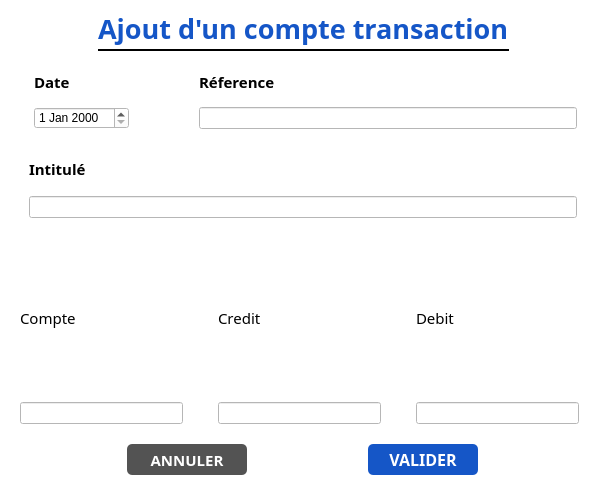
<?xml version="1.0" encoding="UTF-8"?>
<ui version="4.0">
 <class>AjouterTransactionModal</class>
 <widget class="QMainWindow" name="AjouterTransactionModal">
  <property name="geometry">
   <rect>
    <x>0</x>
    <y>0</y>
    <width>606</width>
    <height>500</height>
   </rect>
  </property>
  <property name="sizePolicy">
   <sizepolicy hsizetype="Fixed" vsizetype="Fixed">
    <horstretch>0</horstretch>
    <verstretch>0</verstretch>
   </sizepolicy>
  </property>
  <property name="minimumSize">
   <size>
    <width>600</width>
    <height>416</height>
   </size>
  </property>
  <property name="windowTitle">
   <string>Treasurer - Ajout d'un compte</string>
  </property>
  <widget class="QWidget" name="centralwidget">
   <property name="minimumSize">
    <size>
     <width>0</width>
     <height>0</height>
    </size>
   </property>
   <property name="styleSheet">
    <string notr="true">background: #ffffff;</string>
   </property>
   <layout class="QGridLayout" name="gridLayout">
    <property name="bottomMargin">
     <number>25</number>
    </property>
    <item row="1" column="0">
     <layout class="QHBoxLayout" name="horizontalLayout_2">
      <property name="spacing">
       <number>30</number>
      </property>
      <item>
       <layout class="QVBoxLayout" name="verticalLayout_3">
        <property name="spacing">
         <number>0</number>
        </property>
        <property name="leftMargin">
         <number>25</number>
        </property>
        <property name="rightMargin">
         <number>20</number>
        </property>
        <property name="bottomMargin">
         <number>9</number>
        </property>
        <item>
         <widget class="QLabel" name="label_3">
          <property name="sizePolicy">
           <sizepolicy hsizetype="Preferred" vsizetype="Preferred">
            <horstretch>0</horstretch>
            <verstretch>0</verstretch>
           </sizepolicy>
          </property>
          <property name="minimumSize">
           <size>
            <width>0</width>
            <height>30</height>
           </size>
          </property>
          <property name="maximumSize">
           <size>
            <width>16777215</width>
            <height>50</height>
           </size>
          </property>
          <property name="font">
           <font>
            <family>Raleway</family>
            <pointsize>11</pointsize>
            <weight>75</weight>
            <bold>true</bold>
           </font>
          </property>
          <property name="text">
           <string>Date</string>
          </property>
         </widget>
        </item>
        <item>
         <widget class="QDateEdit" name="date"/>
        </item>
       </layout>
      </item>
      <item>
       <layout class="QVBoxLayout" name="verticalLayout_6">
        <property name="spacing">
         <number>0</number>
        </property>
        <property name="leftMargin">
         <number>20</number>
        </property>
        <property name="rightMargin">
         <number>20</number>
        </property>
        <property name="bottomMargin">
         <number>9</number>
        </property>
        <item>
         <widget class="QLabel" name="label_6">
          <property name="minimumSize">
           <size>
            <width>0</width>
            <height>50</height>
           </size>
          </property>
          <property name="maximumSize">
           <size>
            <width>16777215</width>
            <height>50</height>
           </size>
          </property>
          <property name="font">
           <font>
            <family>Raleway</family>
            <pointsize>11</pointsize>
            <weight>75</weight>
            <bold>true</bold>
           </font>
          </property>
          <property name="text">
           <string>Réference</string>
          </property>
         </widget>
        </item>
        <item>
         <widget class="QLineEdit" name="reference"/>
        </item>
       </layout>
      </item>
     </layout>
    </item>
    <item row="3" column="0">
     <layout class="QHBoxLayout" name="horizontalLayout_3">
      <property name="rightMargin">
       <number>0</number>
      </property>
      <item>
       <layout class="QVBoxLayout" name="verticalLayout_2">
        <property name="spacing">
         <number>0</number>
        </property>
        <property name="leftMargin">
         <number>11</number>
        </property>
        <property name="topMargin">
         <number>0</number>
        </property>
        <property name="rightMargin">
         <number>18</number>
        </property>
        <property name="bottomMargin">
         <number>14</number>
        </property>
        <item>
         <widget class="QLabel" name="label">
          <property name="font">
           <font>
            <family>Rockwell</family>
            <pointsize>11</pointsize>
           </font>
          </property>
          <property name="text">
           <string>Compte</string>
          </property>
         </widget>
        </item>
        <item>
         <widget class="QLineEdit" name="compte"/>
        </item>
       </layout>
      </item>
      <item>
       <layout class="QVBoxLayout" name="verticalLayout_7">
        <property name="spacing">
         <number>0</number>
        </property>
        <property name="leftMargin">
         <number>11</number>
        </property>
        <property name="rightMargin">
         <number>18</number>
        </property>
        <property name="bottomMargin">
         <number>14</number>
        </property>
        <item>
         <widget class="QLabel" name="label_4">
          <property name="font">
           <font>
            <family>Rockwell</family>
            <pointsize>11</pointsize>
           </font>
          </property>
          <property name="text">
           <string>Credit</string>
          </property>
         </widget>
        </item>
        <item>
         <widget class="QLineEdit" name="credit"/>
        </item>
       </layout>
      </item>
      <item>
       <layout class="QVBoxLayout" name="verticalLayout_5">
        <property name="spacing">
         <number>0</number>
        </property>
        <property name="leftMargin">
         <number>11</number>
        </property>
        <property name="rightMargin">
         <number>18</number>
        </property>
        <property name="bottomMargin">
         <number>14</number>
        </property>
        <item>
         <widget class="QLabel" name="label_2">
          <property name="font">
           <font>
            <family>Rockwell</family>
            <pointsize>11</pointsize>
           </font>
          </property>
          <property name="text">
           <string>Debit</string>
          </property>
         </widget>
        </item>
        <item>
         <widget class="QLineEdit" name="lineEdit_3"/>
        </item>
       </layout>
      </item>
     </layout>
    </item>
    <item row="2" column="0">
     <layout class="QHBoxLayout" name="horizontalLayout_4">
      <item>
       <layout class="QVBoxLayout" name="verticalLayout_4">
        <property name="spacing">
         <number>2</number>
        </property>
        <property name="leftMargin">
         <number>20</number>
        </property>
        <property name="rightMargin">
         <number>20</number>
        </property>
        <property name="bottomMargin">
         <number>10</number>
        </property>
        <item>
         <widget class="QLabel" name="label_5">
          <property name="sizePolicy">
           <sizepolicy hsizetype="MinimumExpanding" vsizetype="Preferred">
            <horstretch>0</horstretch>
            <verstretch>0</verstretch>
           </sizepolicy>
          </property>
          <property name="minimumSize">
           <size>
            <width>0</width>
            <height>50</height>
           </size>
          </property>
          <property name="maximumSize">
           <size>
            <width>16777215</width>
            <height>50</height>
           </size>
          </property>
          <property name="font">
           <font>
            <family>Raleway</family>
            <pointsize>11</pointsize>
            <weight>75</weight>
            <bold>true</bold>
           </font>
          </property>
          <property name="text">
           <string>Intitulé</string>
          </property>
         </widget>
        </item>
        <item>
         <widget class="QLineEdit" name="intitule"/>
        </item>
       </layout>
      </item>
     </layout>
    </item>
    <item row="0" column="0">
     <layout class="QVBoxLayout" name="verticalLayout">
      <item>
       <layout class="QHBoxLayout" name="horizontalLayout">
        <property name="spacing">
         <number>7</number>
        </property>
        <item>
         <spacer name="horizontalSpacer_2">
          <property name="orientation">
           <enum>Qt::Horizontal</enum>
          </property>
          <property name="sizeHint" stdset="0">
           <size>
            <width>40</width>
            <height>20</height>
           </size>
          </property>
         </spacer>
        </item>
        <item>
         <layout class="QVBoxLayout" name="verticalLayout_9">
          <property name="spacing">
           <number>0</number>
          </property>
          <item>
           <widget class="QLabel" name="titreModal">
            <property name="minimumSize">
             <size>
              <width>0</width>
              <height>40</height>
             </size>
            </property>
            <property name="maximumSize">
             <size>
              <width>16777215</width>
              <height>40</height>
             </size>
            </property>
            <property name="font">
             <font>
              <family>Raleway</family>
              <pointsize>20</pointsize>
              <weight>75</weight>
              <bold>true</bold>
             </font>
            </property>
            <property name="styleSheet">
             <string notr="true">color: #1556C7;</string>
            </property>
            <property name="text">
             <string>&lt;html&gt;&lt;head/&gt;&lt;body&gt;&lt;p&gt;Ajout d'un compte transaction&lt;/p&gt;&lt;/body&gt;&lt;/html&gt;</string>
            </property>
           </widget>
          </item>
          <item>
           <widget class="QWidget" name="widget_2" native="true">
            <property name="minimumSize">
             <size>
              <width>0</width>
              <height>2</height>
             </size>
            </property>
            <property name="maximumSize">
             <size>
              <width>16777215</width>
              <height>2</height>
             </size>
            </property>
            <property name="styleSheet">
             <string notr="true">background: #000000;</string>
            </property>
           </widget>
          </item>
         </layout>
        </item>
        <item>
         <spacer name="horizontalSpacer">
          <property name="orientation">
           <enum>Qt::Horizontal</enum>
          </property>
          <property name="sizeHint" stdset="0">
           <size>
            <width>40</width>
            <height>20</height>
           </size>
          </property>
         </spacer>
        </item>
       </layout>
      </item>
     </layout>
    </item>
    <item row="4" column="0">
     <layout class="QHBoxLayout" name="horizontalLayout_5">
      <property name="spacing">
       <number>3</number>
      </property>
      <property name="topMargin">
       <number>0</number>
      </property>
      <property name="bottomMargin">
       <number>0</number>
      </property>
      <item>
       <widget class="QPushButton" name="cancel_button">
        <property name="sizePolicy">
         <sizepolicy hsizetype="Fixed" vsizetype="Fixed">
          <horstretch>0</horstretch>
          <verstretch>0</verstretch>
         </sizepolicy>
        </property>
        <property name="minimumSize">
         <size>
          <width>120</width>
          <height>31</height>
         </size>
        </property>
        <property name="maximumSize">
         <size>
          <width>90</width>
          <height>31</height>
         </size>
        </property>
        <property name="font">
         <font>
          <family>Raleway</family>
          <pointsize>11</pointsize>
          <weight>75</weight>
          <bold>true</bold>
         </font>
        </property>
        <property name="styleSheet">
         <string notr="true">QPushButton{
background : #535353;
color : #FFFFFF;
font-weight: bold;
border-radius: 5px;
border: none;
}</string>
        </property>
        <property name="text">
         <string>ANNULER</string>
        </property>
       </widget>
      </item>
      <item>
       <widget class="QPushButton" name="validate_button">
        <property name="sizePolicy">
         <sizepolicy hsizetype="Fixed" vsizetype="Fixed">
          <horstretch>0</horstretch>
          <verstretch>0</verstretch>
         </sizepolicy>
        </property>
        <property name="minimumSize">
         <size>
          <width>110</width>
          <height>31</height>
         </size>
        </property>
        <property name="maximumSize">
         <size>
          <width>90</width>
          <height>31</height>
         </size>
        </property>
        <property name="font">
         <font>
          <family>Raleway</family>
          <pointsize>12</pointsize>
          <weight>75</weight>
          <bold>true</bold>
         </font>
        </property>
        <property name="styleSheet">
         <string notr="true">QPushButton{
background : #1556C7;
color : #FFFFFF;
font-weight: bold;
border-radius: 5px;
border: none;
}</string>
        </property>
        <property name="text">
         <string>VALIDER</string>
        </property>
       </widget>
      </item>
     </layout>
    </item>
   </layout>
  </widget>
 </widget>
 <resources/>
 <connections/>
</ui>
